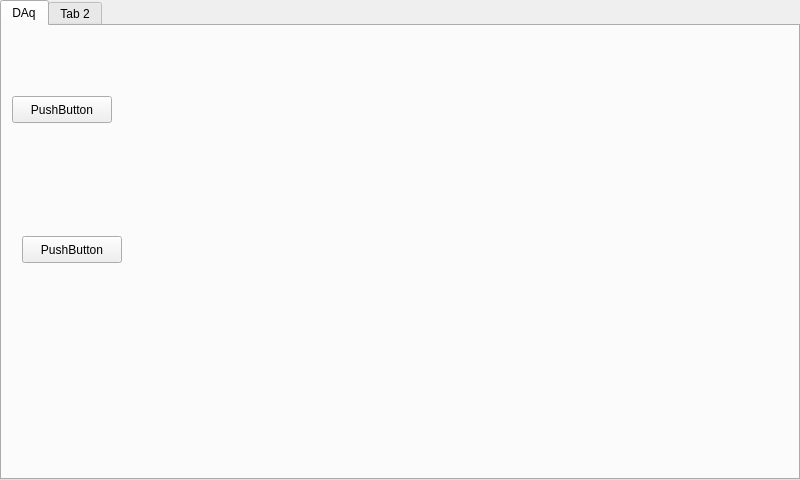
<?xml version="1.0" encoding="UTF-8"?>
<ui version="4.0">
 <class>MainWindow</class>
 <widget class="QMainWindow" name="MainWindow">
  <property name="geometry">
   <rect>
    <x>0</x>
    <y>0</y>
    <width>800</width>
    <height>480</height>
   </rect>
  </property>
  <property name="sizePolicy">
   <sizepolicy hsizetype="Fixed" vsizetype="Fixed">
    <horstretch>0</horstretch>
    <verstretch>0</verstretch>
   </sizepolicy>
  </property>
  <property name="minimumSize">
   <size>
    <width>800</width>
    <height>480</height>
   </size>
  </property>
  <property name="maximumSize">
   <size>
    <width>800</width>
    <height>480</height>
   </size>
  </property>
  <property name="windowTitle">
   <string>MainWindow</string>
  </property>
  <widget class="QWidget" name="centralwidget">
   <property name="sizePolicy">
    <sizepolicy hsizetype="Fixed" vsizetype="Fixed">
     <horstretch>0</horstretch>
     <verstretch>0</verstretch>
    </sizepolicy>
   </property>
   <property name="maximumSize">
    <size>
     <width>800</width>
     <height>480</height>
    </size>
   </property>
   <widget class="QTabWidget" name="tabWidget">
    <property name="geometry">
     <rect>
      <x>0</x>
      <y>0</y>
      <width>800</width>
      <height>480</height>
     </rect>
    </property>
    <property name="sizePolicy">
     <sizepolicy hsizetype="Fixed" vsizetype="Fixed">
      <horstretch>0</horstretch>
      <verstretch>0</verstretch>
     </sizepolicy>
    </property>
    <property name="minimumSize">
     <size>
      <width>800</width>
      <height>480</height>
     </size>
    </property>
    <property name="autoFillBackground">
     <bool>true</bool>
    </property>
    <property name="tabPosition">
     <enum>QTabWidget::North</enum>
    </property>
    <property name="currentIndex">
     <number>0</number>
    </property>
    <widget class="QWidget" name="tab_1">
     <attribute name="title">
      <string>DAq</string>
     </attribute>
     <widget class="QPushButton" name="pushButton">
      <property name="geometry">
       <rect>
        <x>10</x>
        <y>70</y>
        <width>100</width>
        <height>27</height>
       </rect>
      </property>
      <property name="text">
       <string>PushButton</string>
      </property>
     </widget>
     <widget class="QPushButton" name="pushButton_2">
      <property name="geometry">
       <rect>
        <x>20</x>
        <y>210</y>
        <width>100</width>
        <height>27</height>
       </rect>
      </property>
      <property name="text">
       <string>PushButton</string>
      </property>
     </widget>
     <widget class="QWidget" name="widget" native="true">
      <property name="geometry">
       <rect>
        <x>190</x>
        <y>0</y>
        <width>600</width>
        <height>440</height>
       </rect>
      </property>
     </widget>
    </widget>
    <widget class="QWidget" name="tab_2">
     <attribute name="title">
      <string>Tab 2</string>
     </attribute>
    </widget>
   </widget>
  </widget>
 </widget>
 <resources/>
 <connections/>
</ui>
